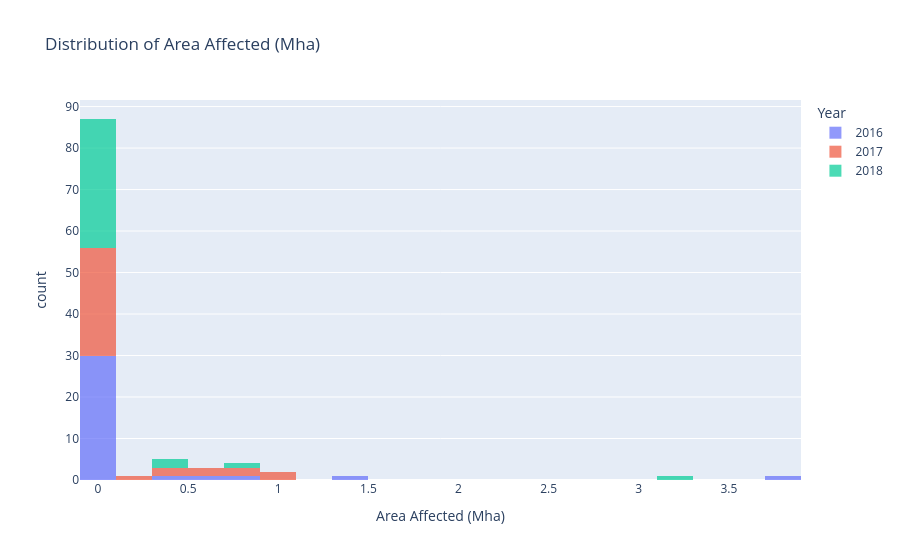

The code cell stored with this chart in its notebook:
### Code cell
fig = px.histogram(
    df,
    x="Area Affected (Mha)",
    nbins=30,
    color="Year",
    title="Distribution of Area Affected (Mha)"
)
fig.update_traces(opacity=0.7)
fig.show()

### Figure 1 — Plotly figure (JSON) as saved in the notebook; plotly's stock layout.template omitted (floating-point values rounded to 4 significant figures)
{"data": [{"bingroup": "x", "hovertemplate": "Year=2016<br>Area Affected (Mha)=%{x}<br>count=%{y}<extra></extra>", "legendgroup": "2016", "marker": {"color": "#636efa", "pattern": {"shape": ""}}, "name": "2016", "nbinsx": 30, "opacity": 0.7, "orientation": "v", "showlegend": true, "type": "histogram", "x": [0.0, 0.003, 0.0, 0.0, 0.41, 0.0, 0.0, 0.0, 0.0, 0.0, 0.0, 0.0, 0.004, 0.035, 0.0, 0.0, 3.78, 0.002, 0.0, 1.304, 0.015, 0.0, 0.003, 0.0, 0.0, 0.009, 0.0, 0.001, 0.884, 0.0, 0.0, 0.037, 0.569, 0.01, 0.0], "xaxis": "x", "yaxis": "y"}, {"bingroup": "x", "hovertemplate": "Year=2017<br>Area Affected (Mha)=%{x}<br>count=%{y}<extra></extra>", "legendgroup": "2017", "marker": {"color": "#EF553B", "pattern": {"shape": ""}}, "name": "2017", "nbinsx": 30, "opacity": 0.7, "orientation": "v", "showlegend": true, "type": "histogram", "x": [0.0, 0.0, 0.106, 0.398, 0.81, 0.0, 0.0, 0.0, 0.0, 0.0, 0.0, 0.891, 0.001, 0.006, 0.0, 0.0, 0.0, 0.0, 0.0, 0.0, 0.0, 0.089, 0.0, 0.046, 0.568, 0.658, 0.0, 0.006, 1.087, 0.002, 0.0, 0.057, 0.437, 0.0, 1.033], "xaxis": "x", "yaxis": "y"}, {"bingroup": "x", "hovertemplate": "Year=2018<br>Area Affected (Mha)=%{x}<br>count=%{y}<extra></extra>", "legendgroup": "2018", "marker": {"color": "#00cc96", "pattern": {"shape": ""}}, "name": "2018", "nbinsx": 30, "opacity": 0.7, "orientation": "v", "showlegend": true, "type": "histogram", "x": [0.0, 0.0, 0.743, 0.043, 0.0, 0.0, 0.0, 0.0, 0.0, 0.0, 0.0, 0.0, 0.0, 0.006, 0.0, 0.0, 0.328, 3.15, 0.0, 0.0, 0.0, 0.005, 0.0, 0.0, 0.002, 0.085, 0.0, 0.023, 0.002, 0.0, 0.0, 0.004, 0.445, 0.001, 0.049], "xaxis": "x", "yaxis": "y"}], "layout": {"barmode": "relative", "legend": {"title": {"text": "Year"}, "tracegroupgap": 0}, "title": {"text": "Distribution of Area Affected (Mha)"}, "xaxis": {"anchor": "y", "domain": [0, 1], "title": {"text": "Area Affected (Mha)"}}, "yaxis": {"anchor": "x", "domain": [0, 1], "title": {"text": "count"}}}}
